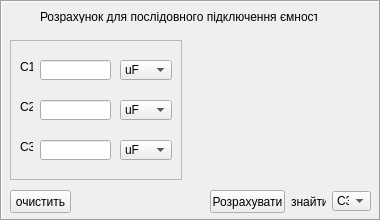
     <widget class="QFrame" name="frame_6">
      <property name="geometry">
       <rect>
        <x>10</x>
        <y>320</y>
        <width>381</width>
        <height>221</height>
       </rect>
      </property>
      <property name="frameShape">
       <enum>QFrame::Box</enum>
      </property>
      <property name="frameShadow">
       <enum>QFrame::Sunken</enum>
      </property>
      <widget class="QLabel" name="label_20">
       <property name="geometry">
        <rect>
         <x>190</x>
         <y>40</y>
         <width>191</width>
         <height>131</height>
        </rect>
       </property>
       <property name="text">
        <string/>
       </property>
       <property name="pixmap">
        <pixmap>res/condensators_ps.bmp</pixmap>
       </property>
      </widget>
      <widget class="QLabel" name="label_21">
       <property name="geometry">
        <rect>
         <x>40</x>
         <y>10</y>
         <width>277</width>
         <height>13</height>
        </rect>
       </property>
       <property name="text">
        <string>Розрахунок для послідовного підключення ємності</string>
       </property>
      </widget>
      <widget class="QFrame" name="frame_7">
       <property name="geometry">
        <rect>
         <x>10</x>
         <y>40</y>
         <width>172</width>
         <height>140</height>
        </rect>
       </property>
       <property name="frameShape">
        <enum>QFrame::StyledPanel</enum>
       </property>
       <property name="frameShadow">
        <enum>QFrame::Raised</enum>
       </property>
       <widget class="QLabel" name="label_22">
        <property name="geometry">
         <rect>
          <x>10</x>
          <y>20</y>
          <width>13</width>
          <height>13</height>
         </rect>
        </property>
        <property name="text">
         <string>C1</string>
        </property>
       </widget>
       <widget class="QLabel" name="label_23">
        <property name="geometry">
         <rect>
          <x>10</x>
          <y>100</y>
          <width>13</width>
          <height>13</height>
         </rect>
        </property>
        <property name="text">
         <string>C3</string>
        </property>
       </widget>
       <widget class="QLineEdit" name="line_cpps1">
        <property name="geometry">
         <rect>
          <x>30</x>
          <y>20</y>
          <width>71</width>
          <height>20</height>
         </rect>
        </property>
       </widget>
       <widget class="QComboBox" name="val_cpps1">
        <property name="geometry">
         <rect>
          <x>110</x>
          <y>20</y>
          <width>52</width>
          <height>20</height>
         </rect>
        </property>
        <property name="currentIndex">
         <number>2</number>
        </property>
        <item>
         <property name="text">
          <string>F</string>
         </property>
        </item>
        <item>
         <property name="text">
          <string>mF</string>
         </property>
        </item>
        <item>
         <property name="text">
          <string>uF</string>
         </property>
        </item>
        <item>
         <property name="text">
          <string>nF</string>
         </property>
        </item>
        <item>
         <property name="text">
          <string>pF</string>
         </property>
        </item>
       </widget>
       <widget class="QLineEdit" name="line_cpps2">
        <property name="geometry">
         <rect>
          <x>30</x>
          <y>60</y>
          <width>71</width>
          <height>20</height>
         </rect>
        </property>
       </widget>
       <widget class="QLabel" name="label_24">
        <property name="geometry">
         <rect>
          <x>10</x>
          <y>60</y>
          <width>13</width>
          <height>13</height>
         </rect>
        </property>
        <property name="text">
         <string>C2</string>
        </property>
       </widget>
       <widget class="QLineEdit" name="line_cpps3">
        <property name="geometry">
         <rect>
          <x>30</x>
          <y>100</y>
          <width>71</width>
          <height>20</height>
         </rect>
        </property>
       </widget>
       <widget class="QComboBox" name="val_cpps2">
        <property name="geometry">
         <rect>
          <x>110</x>
          <y>60</y>
          <width>52</width>
          <height>20</height>
         </rect>
        </property>
        <property name="currentIndex">
         <number>2</number>
        </property>
        <item>
         <property name="text">
          <string>F</string>
         </property>
        </item>
        <item>
         <property name="text">
          <string>mF</string>
         </property>
        </item>
        <item>
         <property name="text">
          <string>uF</string>
         </property>
        </item>
        <item>
         <property name="text">
          <string>nF</string>
         </property>
        </item>
        <item>
         <property name="text">
          <string>pF</string>
         </property>
        </item>
       </widget>
       <widget class="QComboBox" name="val_cpps3">
        <property name="geometry">
         <rect>
          <x>110</x>
          <y>100</y>
          <width>52</width>
          <height>20</height>
         </rect>
        </property>
        <property name="currentIndex">
         <number>2</number>
        </property>
        <item>
         <property name="text">
          <string>F</string>
         </property>
        </item>
        <item>
         <property name="text">
          <string>mF</string>
         </property>
        </item>
        <item>
         <property name="text">
          <string>uF</string>
         </property>
        </item>
        <item>
         <property name="text">
          <string>nF</string>
         </property>
        </item>
        <item>
         <property name="text">
          <string>pF</string>
         </property>
        </item>
       </widget>
      </widget>
      <widget class="QComboBox" name="find_cpps">
       <property name="geometry">
        <rect>
         <x>332</x>
         <y>191</y>
         <width>39</width>
         <height>20</height>
        </rect>
       </property>
       <property name="currentIndex">
        <number>2</number>
       </property>
       <item>
        <property name="text">
         <string>C1</string>
        </property>
       </item>
       <item>
        <property name="text">
         <string>C2</string>
        </property>
       </item>
       <item>
        <property name="text">
         <string>C3</string>
        </property>
       </item>
      </widget>
      <widget class="QLabel" name="label_25">
       <property name="geometry">
        <rect>
         <x>291</x>
         <y>181</y>
         <width>35</width>
         <height>41</height>
        </rect>
       </property>
       <property name="text">
        <string>знайти</string>
       </property>
      </widget>
      <widget class="QPushButton" name="bfind_cpps">
       <property name="geometry">
        <rect>
         <x>210</x>
         <y>190</y>
         <width>75</width>
         <height>23</height>
        </rect>
       </property>
       <property name="text">
        <string>Розрахувати</string>
       </property>
      </widget>
      <widget class="QPushButton" name="c1_4">
       <property name="geometry">
        <rect>
         <x>10</x>
         <y>190</y>
         <width>61</width>
         <height>23</height>
        </rect>
       </property>
       <property name="text">
        <string>очистить</string>
       </property>
      </widget>
     </widget>
